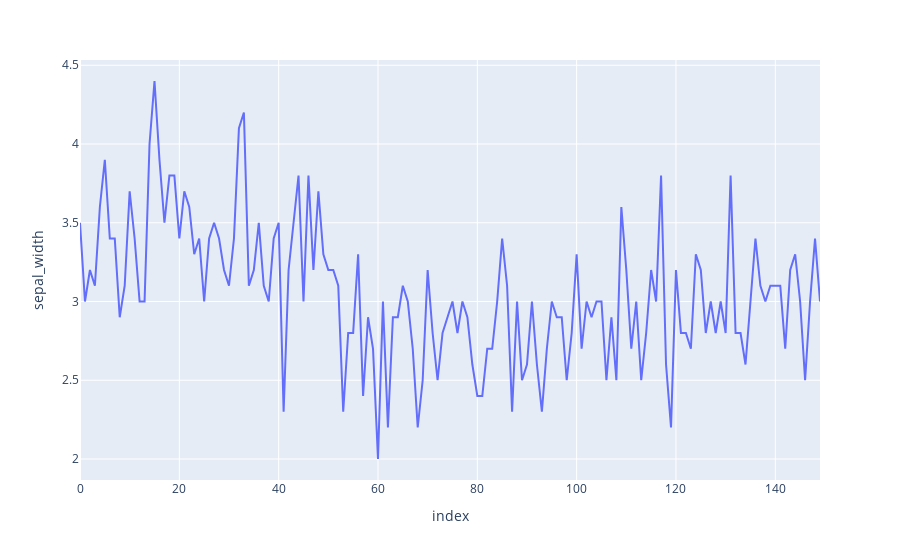

Notebook cell for this chart:
### Markdown cell above
### Line Chart

### Code cell
import plotly.express as px
df = px.data.iris()

fig = px.line(df, y="sepal_width",)

fig.show()

### Figure 1 — Plotly figure (JSON) as saved in the notebook; plotly's stock layout.template omitted (floating-point values rounded to 4 significant figures; data arrays with more than 128 entries replaced by an {"elided": "..."} marker saying what was removed)
{"data": [{"hovertemplate": "index=%{x}<br>sepal_width=%{y}<extra></extra>", "legendgroup": "", "line": {"color": "#636efa", "dash": "solid"}, "marker": {"symbol": "circle"}, "mode": "lines", "name": "", "orientation": "v", "showlegend": false, "type": "scatter", "x": {"elided": "150 int values"}, "xaxis": "x", "y": {"elided": "150 float values"}, "yaxis": "y"}], "layout": {"legend": {"tracegroupgap": 0}, "margin": {"t": 60}, "xaxis": {"anchor": "y", "domain": [0, 1], "title": {"text": "index"}}, "yaxis": {"anchor": "x", "domain": [0, 1], "title": {"text": "sepal_width"}}}}
